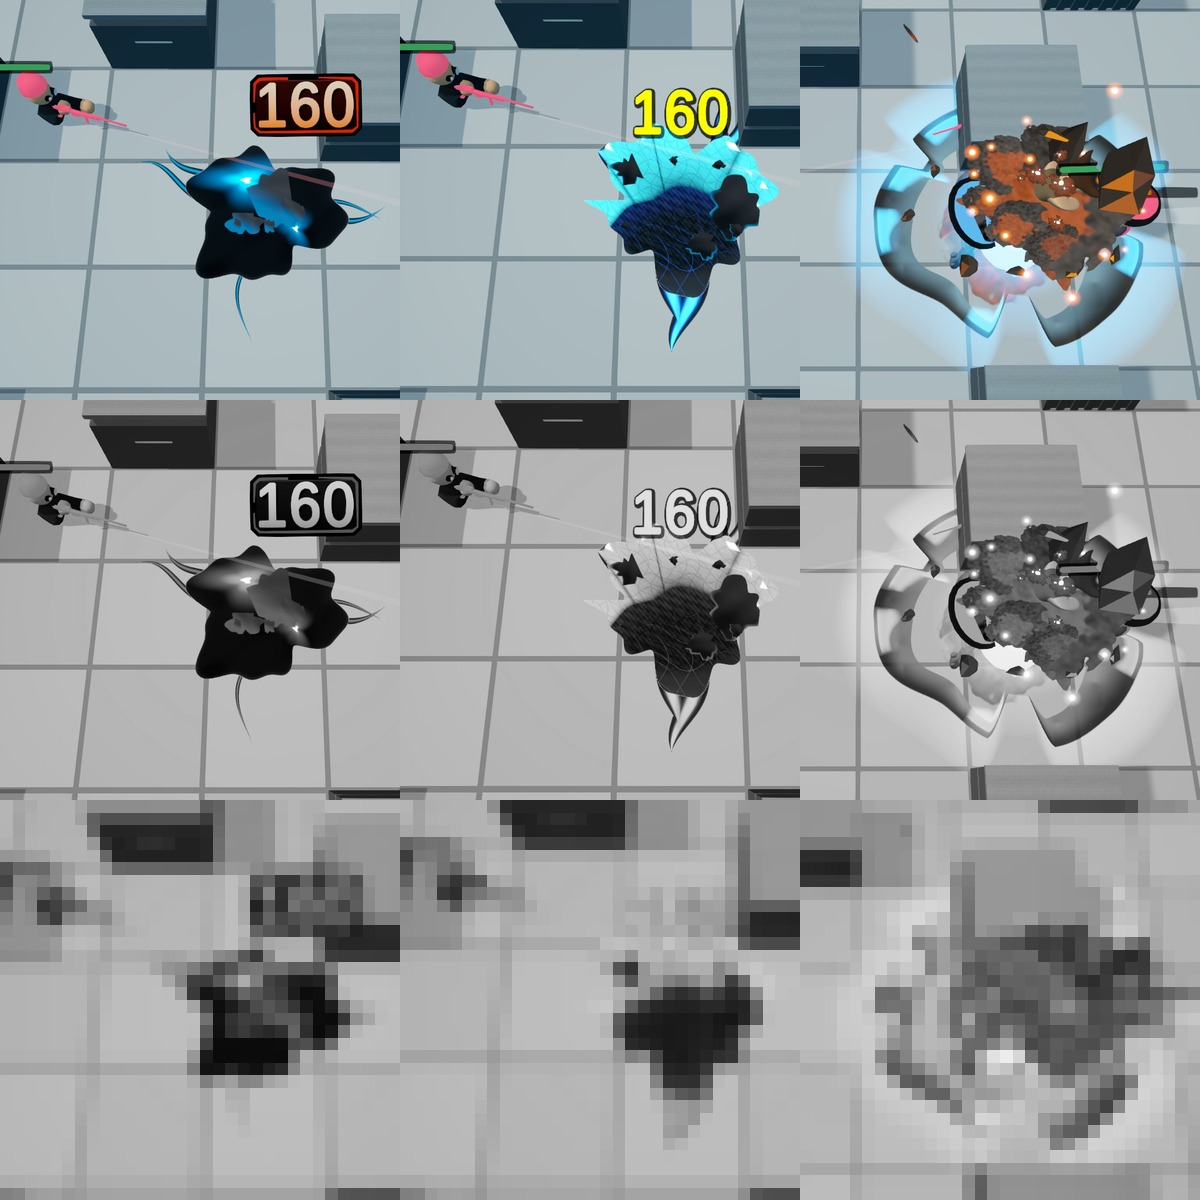

Recreate this plot in Python.
import sys, glob, json
import numpy as np
from PIL import Image
sys.path.insert(0, "Captures/AbilityJuice")
from _ad5_lib import *
from scipy.ndimage import binary_opening, binary_closing, gaussian_filter


def frames(shot, rnd="r5"):
    return sorted(glob.glob(f"Captures/AbilityJuice/shots/{rnd}/{shot}/f*.jpg"))


def clean_plate(shot, rnd="r5"):
    return np.median(np.stack([load(f) for f in frames(shot, rnd)[-12:]]), axis=0)


def emask(f, cp, thresh=14):
    d = np.abs(f - cp).max(axis=-1)
    return binary_closing(binary_opening(d > 14, np.ones((3, 3))), np.ones((5, 5)))


def stats(shot, rnd="r5"):
    picks = {p["shot"]: p for p in json.load(open(f"{STRIPS}/{rnd}/picks.json"))}
    fi = picks[shot]["impact_frame"]
    cp = clean_plate(shot, rnd)
    f = load(frames(shot, rnd)[fi])
    m = emask(f, cp)
    L, S, H = lum(f), sat(f), hue(f)
    ys, xs = np.where(m)
    return dict(f=f, cp=cp, m=m, L=L, S=S, H=H, fi=fi,
                bbox=(xs.min(), ys.min(), xs.max(), ys.max()))


print("=== DEATH vs POGO: greyscale separation at the impact frame ===")
D = stats("death")
P = stats("pogo")
for tag, Z in [("DEATH r5", D), ("POGO  r5", P)]:
    L, m, S, H = Z["L"], Z["m"], Z["S"], Z["H"]
    x0, y0, x1, y1 = Z["bbox"]
    v = L[m]
    hh = H[m][S[m] > 0.30]
    print(f"\n  {tag}  frame f{Z['fi']:03d}")
    print(f"    footprint {(x1-x0+1)/218:.2f} x {(y1-y0+1)/218:.2f} cells, area {100.0*m.sum()/m.size:.2f}% of frame")
    print(f"    L: mean {v.mean():6.1f}  median {np.median(v):6.1f}  p05 {np.percentile(v,5):6.1f}  p95 {np.percentile(v,95):6.1f}")
    print(f"    L<40 {100*(v<40).mean():5.1f}%   L<80 {100*(v<80).mean():5.1f}%   L>200 {100*(v>200).mean():5.1f}%")
    print(f"    S mean {S[m].mean():.3f}   bright&sat {100.0*((L>199)&(S>0.45)&m).sum()/m.size:.3f}% of frame")
    if hh.size > 50:
        # circular median hue
        print(f"    dominant hue (S>0.30): median {np.median(hh):.0f} deg  "
              f"p25 {np.percentile(hh,25):.0f}  p75 {np.percentile(hh,75):.0f}")
        for lo, hi, nm in [(0,60,'red/orange'),(60,150,'yellow/green'),(150,210,'cyan'),(210,270,'blue'),(270,360,'magenta')]:
            frac = ((hh>=lo)&(hh<hi)).mean()
            if frac > 0.03:
                print(f"      {nm:12s} {100*frac:5.1f}%")

print()
print("=== GREYSCALE-ONLY discrimination (throw the colour away) ===")
# Build a squint-greyscale of each effect region and compare shape + value histogram
def squint_grey(Z, size=64):
    x0, y0, x1, y1 = Z["bbox"]
    L = Z["L"]
    crop = L[y0:y1+1, x0:x1+1]
    im = Image.fromarray(crop.astype(np.uint8)).resize((size, size), Image.BILINEAR)
    return np.asarray(im).astype(np.float64)

gd, gp = squint_grey(D), squint_grey(P)
print(f"  squinted 64x64 grey: death mean {gd.mean():.1f} std {gd.std():.1f}   "
      f"pogo mean {gp.mean():.1f} std {gp.std():.1f}")
print(f"  mean-value gap: {abs(gd.mean()-gp.mean()):.1f} levels")
hd = np.histogram(gd, bins=16, range=(0,256))[0] / gd.size
hp = np.histogram(gp, bins=16, range=(0,256))[0] / gp.size
inter = np.minimum(hd, hp).sum()
print(f"  greyscale histogram intersection (1.0 = identical): {inter:.3f}")

# shape/aspect
for tag, Z in [("death", D), ("pogo", P)]:
    x0,y0,x1,y1 = Z["bbox"]
    m = Z["m"][y0:y1+1, x0:x1+1]
    print(f"  {tag}: bbox fill ratio {m.mean():.3f}, aspect {(x1-x0+1)/(y1-y0+1):.2f}")

print()
print("=== r4 death vs r5 pogo, same test (the separation that must not regress) ===")
D4 = stats("death", "r4")
g4 = squint_grey(D4)
print(f"  r4 death squint mean {g4.mean():.1f} std {g4.std():.1f}")
print(f"  r4-death vs r5-pogo mean gap {abs(g4.mean()-gp.mean()):.1f} levels")
h4 = np.histogram(g4, bins=16, range=(0,256))[0] / g4.size
print(f"  r4-death vs r5-pogo hist intersection: {np.minimum(h4,hp).sum():.3f}")
print(f"  r5-death vs r5-pogo hist intersection: {inter:.3f}")

# ---------- write comparison images ----------
OUT = "Captures/AbilityJuice"


def crop_sq(Z, pad=40):
    x0, y0, x1, y1 = Z["bbox"]
    cx, cy = (x0+x1)//2, (y0+y1)//2
    half = max(x1-x0, y1-y0)//2 + pad
    f = Z["f"]
    x0, x1 = max(0, cx-half), min(f.shape[1], cx+half)
    y0, y1 = max(0, cy-half), min(f.shape[0], cy+half)
    return f[y0:y1, x0:x1]

cd, cpg = crop_sq(D), crop_sq(P)
S = 400
def rs(a, s=S):
    return np.asarray(Image.fromarray(a.astype(np.uint8)).resize((s, s), Image.LANCZOS)).astype(np.float64)
cd, cpg = rs(cd), rs(cpg)
cd4 = rs(crop_sq(D4))
row1 = np.concatenate([cd4, cd, cpg], axis=1)
g = lambda a: np.stack([lum(a)]*3, axis=-1)
row2 = np.concatenate([g(cd4), g(cd), g(cpg)], axis=1)
sq = lambda a: np.asarray(Image.fromarray(a.astype(np.uint8)).resize((32,32), Image.BILINEAR).resize((S,S), Image.NEAREST)).astype(np.float64)
row3 = np.concatenate([sq(g(cd4)), sq(g(cd)), sq(g(cpg))], axis=1)
Image.fromarray(np.concatenate([row1, row2, row3]).astype(np.uint8)).save(f"{OUT}/_ad5_sep.jpg", quality=92)
print(f"\n  wrote _ad5_sep.jpg  (cols: r4 death | r5 death | r5 pogo; rows: colour | grey | squint)")
